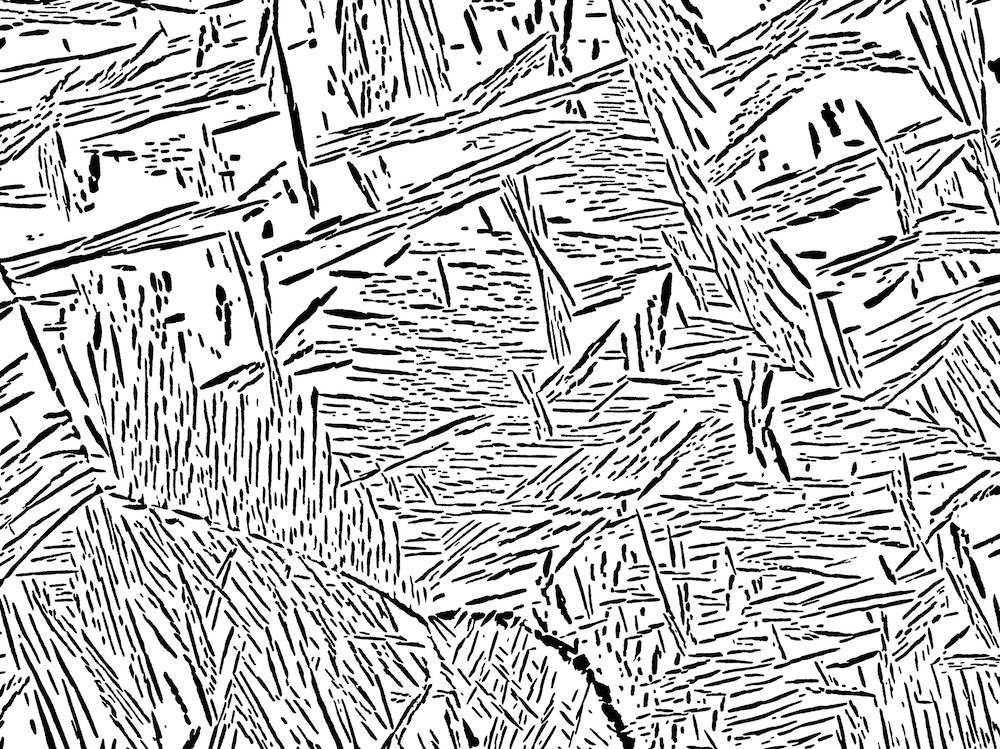
%> input picture Data/Example.png, 1000 x 749 px
$ octave AntimateSpatialStats.m   (GNU Octave 9; MATLAB toolbox functions it lacks are replaced by stand-ins)
%> lines starting %> are read from the running program, lines starting %| are printed output that depends on the picture; in (x1, y1, x2, y2) boxes, pixels count from 0 and x2, y2 are one past the last pixel; in counts of white or black regions, pixels touching at a corner belong together; the program's own positions count from 1
%%  Animate the Pair Correlation Function
close all
sampleimage = round(double(imread('../examples/Data/Example.png')./255));
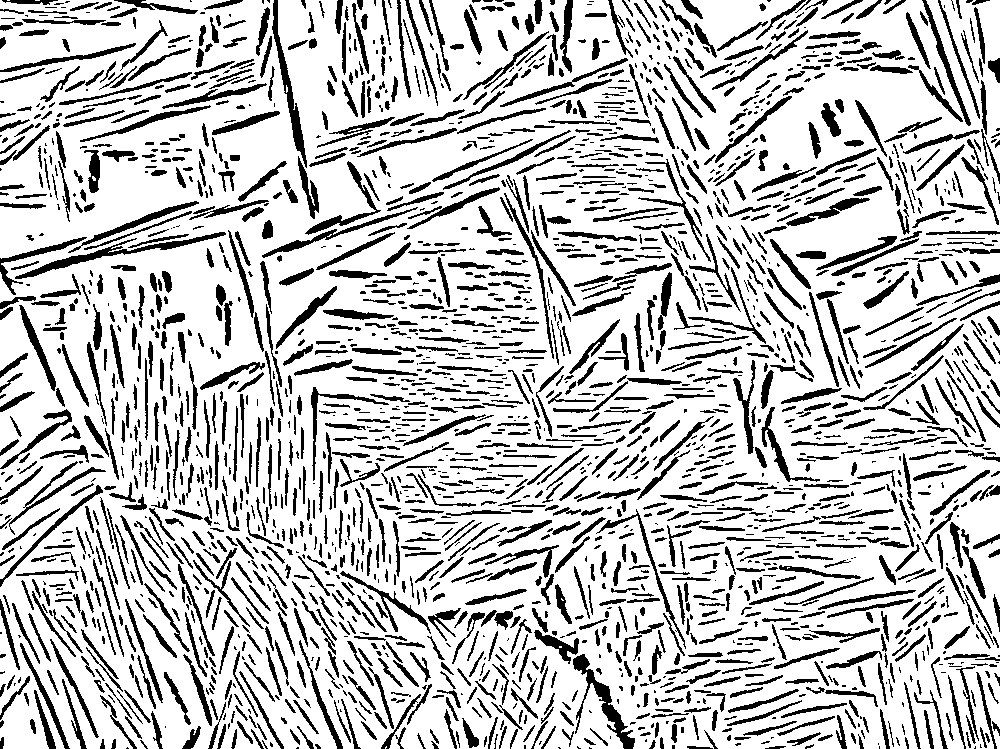
%> sampleimage: size 749x1000 double; values 0 (black) and 1 (white), 77.3% white; 2427 black regions (768 under 20 px), largest, box (x1, y1, x2, y2) and area: (15, 232, 226, 279) 1280, (573, 654, 635, 749) 1265, (272, 0, 307, 168) 1082

%%
sz = 100;
sampleimage2 = sampleimage( 1:sz, 1:sz );
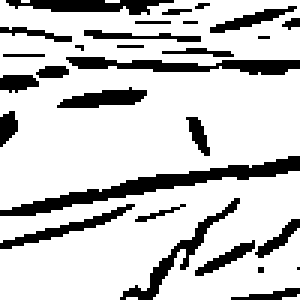
%> sampleimage2: size 100x100 double (shown 3 times larger); values 0 (black) and 1 (white), 79.6% white; 29 black regions (11 under 20 px), largest, box (x1, y1, x2, y2) and area: (0, 52, 100, 72) 428, (22, 19, 100, 25) 251, (40, 66, 80, 100) 189

vecs = [ 0 10];
vecsind = vecs + 1;
% vecsind( vecsind < 1 ) =  sz + vecsind( vecsind < 1 );
vecsi = sub2ind( [sz sz], vecsind(:,1), vecsind(:,2) );

%> (the run ends here)
